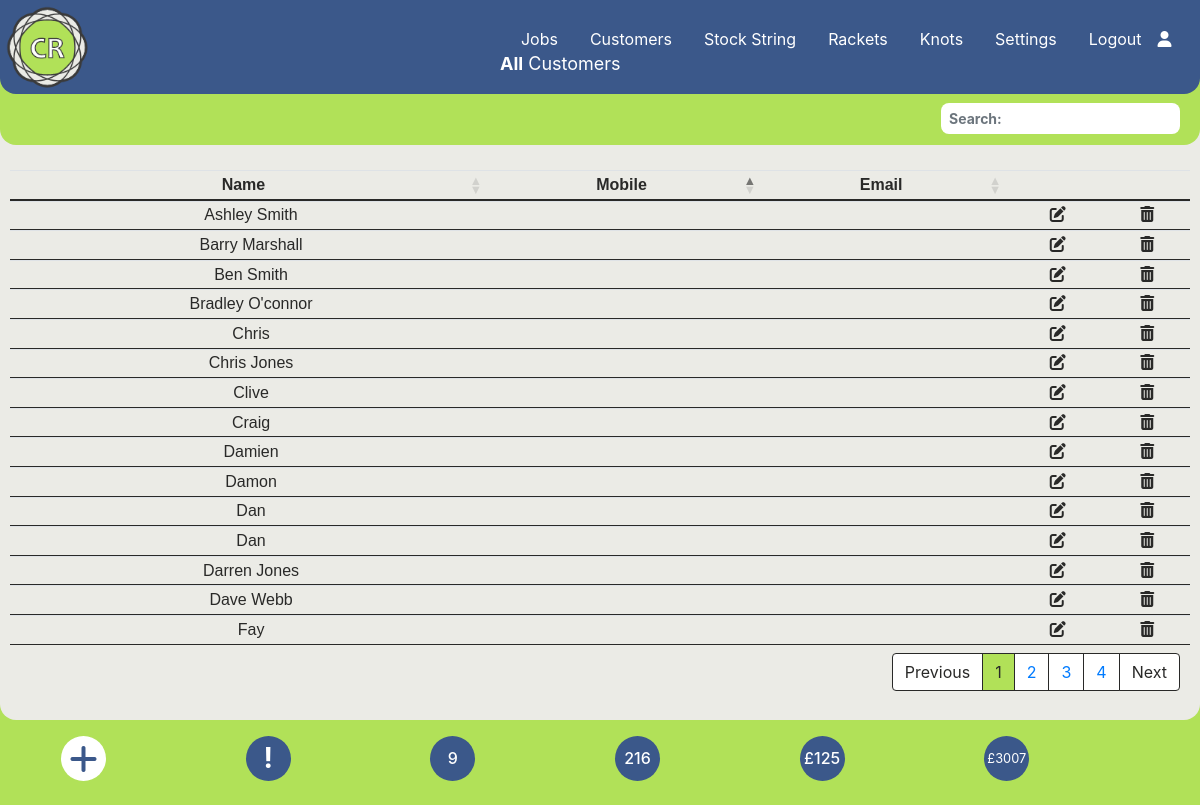
The app's page /customers.php (signed in) with its own data.
### tables this page shows
CREATE TABLE `customer` (
  `cust_ID` int(5) NOT NULL,
  `Name` varchar(100) NOT NULL,
  `Notes` varchar(500) NOT NULL,
  `Email` varchar(100) NOT NULL,
  `Mobile` varchar(20) NOT NULL,
  `pref_string` int(6) NOT NULL,
  `pref_stringc` int(6) NOT NULL,
  `tension` varchar(5) NOT NULL,
  `tensionc` varchar(5) NOT NULL,
  `prestretch` varchar(5) NOT NULL,
  `racketid` int(10) NOT NULL,
  `discount` int(3) NOT NULL DEFAULT 0
);

CREATE TABLE `settings` (
  `id` int(5) NOT NULL,
  `description` varchar(20) NOT NULL,
  `value` varchar(5) NOT NULL
);

### customers.php (the view, shortened to what this page needs)
<?php require_once('./Connections/wcba.php');
require_once('./menu.php');
$current_month_text = date("F");
$current_month_numeric = date("m");
$current_year = date("Y");
$query_Recordset2 = "SELECT * FROM customer LEFT JOIN rackets ON customer.racketid = rackets.racketid LEFT JOIN all_string ON customer.pref_string = all_string.string_id ORDER BY name ASC";
$Recordset2 = mysqli_query($conn, $query_Recordset2) or die(mysqli_error($conn));
$row_Recordset2 = mysqli_fetch_assoc($Recordset2);
$totalRows_Recordset2 = mysqli_num_rows($Recordset2);
$query_Recordset6 = "SELECT * FROM stringjobs WHERE collection_date LIKE '___" . $current_month_numeric . "/" . $current_year . "%'ORDER BY job_id ASC;";
$Recordset6 = mysqli_query($conn, $query_Recordset6) or die(mysqli_error($conn));
$totalRows_Recordset6 = mysqli_num_rows($Recordset6);
$query_Recordset7 = "SELECT * FROM stringjobs ORDER BY job_id ASC;";
$Recordset7 = mysqli_query($conn, $query_Recordset7) or die(mysqli_error($conn));
$totalRows_Recordset7 = mysqli_num_rows($Recordset7);
$query_Recordset8 = "SELECT SUM(price) as SUM from stringjobs;";
$Recordset8 = mysqli_query($conn, $query_Recordset8) or die(mysqli_error($conn));
$row_Recordset8 = mysqli_fetch_assoc($Recordset8);
$sum = $row_Recordset8['SUM'];
$query_Recordset9 = "SELECT SUM(price) as SUM from stringjobs WHERE paid != '1';";
$Recordset9 = mysqli_query($conn, $query_Recordset9) or die(mysqli_error($conn));
$row_Recordset9 = mysqli_fetch_assoc($Recordset9);
$sum_owed = $row_Recordset9['SUM'];
?>
<!DOCTYPE html>
<html lang="en">
<head>
  <link rel="stylesheet" href="https://cdnjs.cloudflare.com/ajax/libs/font-awesome/6.4.2/css/all.min.css">
  <link rel="stylesheet" href="https://stackpath.bootstrapcdn.com/bootstrap/4.3.1/css/bootstrap.min.css">
  <link rel="stylesheet" href="https://cdnjs.cloudflare.com/ajax/libs/bootstrap-datepicker/1.9.0/css/bootstrap-datepicker3.min.css">
  <link rel="stylesheet" href="./css/style.css">
  <link rel="stylesheet" type="text/css" href="https://cdn.datatables.net/1.13.6/css/dataTables.bootstrap4.min.css" />
</head>
<body data-spy="scroll" data-target="#main-nav">
  <?php
  echo $main_menus;
  ?>
  <section>
    <div class="home-section diva">
      <p class="fxdtext"><strong>All</strong> Customers</p>
      <?php if ($totalRows_Recordset2 == 0) {
        echo "<h5 class='text-center text-dark' style='margin-top: 200px;'>No Records found</h5> ";
      } else { ?>
        <table id="tblUser" class="table-text table table-sm center">
          <thead>
            <tr>
              <th style="text-align: center">Name</th>
              <th class="text-center d-none d-md-table-cell">Mobile</th>
              <th class="text-center d-none d-md-table-cell">Email</th>
              <th></th>
              <th></th>
            </tr>
          </thead>
          <tbody>
            <?php
            do { ?>
              <tr>
                <td><?php echo $row_Recordset2['Name']; ?></td>
                <td class="d-none d-md-table-cell"><?php echo $row_Recordset2['Mobile']; ?></td>
                <td class="d-none d-md-table-cell"><?php echo $row_Recordset2['Email']; ?></td>
                <td style="text-align: center"><a class="fa-solid fa-pen-to-square" href="./editcust.php?custid=<?php echo $row_Recordset2['cust_ID']; ?>"></a></td>
                <td style="text-align: center"><i class="fa-solid fa-trash-can" data-toggle="modal" data-target="#delModal<?php echo $row_Recordset2['cust_ID']; ?>"></i></td>
              </tr>
            <?php
            } while ($row_Recordset2 = mysqli_fetch_assoc($Recordset2)); ?>
          </tbody>
        </table>
      <?php } ?>
    </div>
  </section>
  <div class="container center">
    <div class="p-3 row">
      <div class="col-2">
        <a href="./addcustomer.php" type="button" class="dot fa-solid fa-plus fa-2x"></a>
      </div>
      <?php if (!empty($_SESSION['message'])) { ?>
        <div class="col-2">
          <h3 class="blinking" title="Warning Messages" data-toggle="modal" data-target="#warningModal"><strong>!</strong></h3>
        </div>
      <?php } else { ?>
        <div class="col-2">
          <h3 class="dotb" title="Warning Messages"><strong>!</strong></h3>
        </div>
      <?php } ?>
      <div class="col-2">
        <h3 class="dotbt h6 " title="Restrings for <?php echo $current_month_text; ?>"><?php echo $totalRows_Recordset6 ?></h3>
      </div>
      <div class="col-2">
        <a href="#" class="dotbt h6" title="Total restrings"><?php echo $totalRows_Recordset7 ?></a>
      </div>
      <div class="col-2">
        <a href="./jobs-unpaid.php" class="dotbt h6" title="Amount Owed"><?php echo "$currency" . $sum_owed ?></a>
      </div>
      <div class="col-2">
        <a href="#" class="dotbtt h7" title="Total Income"><small><?php echo "$currency" . $sum ?></small></a>
      </div>
    </div>
  </div>
</body>
</html>

### css/style.css (style rules this page uses)
body { background: #b1e158; color: #fff; z-index: 0; }
.fxdtext { position: fixed; top: 50px; left: 200px; font-weight: normal; font-size: 18px; color: #ffffff; z-index: 500; }
@media screen and (max-width: 2500px) { .fxdtext { left: 500px; } }
table.dataTable { clear: both; margin-top: 6px !important; margin-bottom: 6px !important; max-width: none !important; border-collapse: collapse !important; border-spacing: 0; padding-top: 120px; padding-left: 10px; padding-right: 10px; }
@media screen and (max-width: 2500px) { .table.dataTable { padding-top: 140px; font-size: 16px; } }
table.dataTable > thead > tr > th { border-bottom: 2px solid #292928; }
table.dataTable > tbody > tr > td { border-bottom: 1px solid #292928; }
.table-text { color: #292928; font-weight: normal; font: 14px Arial, sans-serif; }
.center { margin-left: auto; margin-right: auto; }
.home-section { background: #ebebe6; width: 100%; height: 670px; border-bottom-left-radius: 1rem; border-bottom-right-radius: 1rem; z-index: 1; }
@media screen and (max-width: 2500px) { .home-section { height: 720px; } }
a, a:hover, a:focus { color: inherit; text-decoration: none; transition: all 0.3s; }
.dot { height: 45px; width: 45px; background-color: #ffffff; border-radius: 50%; display: inline-block; color: #3b588a; display: flex; align-items: center; justify-content: center; }
.dotb { height: 45px; width: 45px; background-color: #3b588a; color: #ffffff; border-radius: 50%; display: inline-block; display: flex; align-items: center; justify-content: center; }
.dotbt { height: 45px; width: 45px; background-color: #3b588a; color: #ffffff; border-radius: 50%; display: inline-block; display: flex; align-items: center; justify-content: center; }
.dotbtt { height: 45px; width: 45px; background-color: #3b588a; color: #ffffff; border-radius: 50%; display: inline-block; display: flex; align-items: center; justify-content: center; }
.nav-item { margin-left: 0rem; }
.nav-link { font-size: 16px; font-weight: 400; color: #ffffff; }
.diva { overflow-x: hidden; }
.dt-head-center { text-align: center; }

### records on screen
customer: Name "Ashley Smith"
customer: Name "Barry Marshall"
customer: Name "Ben Smith"
customer: Name "Bradley O'connor"
customer: Name "Chris"
customer: Name "Chris Jones"
customer: Name "Clive"
customer: Name "Craig"
customer: Name "Damien"
customer: Name "Damon"
customer: Name "Dan"
customer: Name "Dan"
customer: Name "Darren Jones"
customer: Name "Dave Webb"
customer: Name "Fay"
settings: value "£"

### other values on screen
$_SESSION['loginmenu'] "Logout"
$totalRows_Recordset6 "9"
$totalRows_Recordset7 "216"
$sum_owed "125"
$sum "3007"
